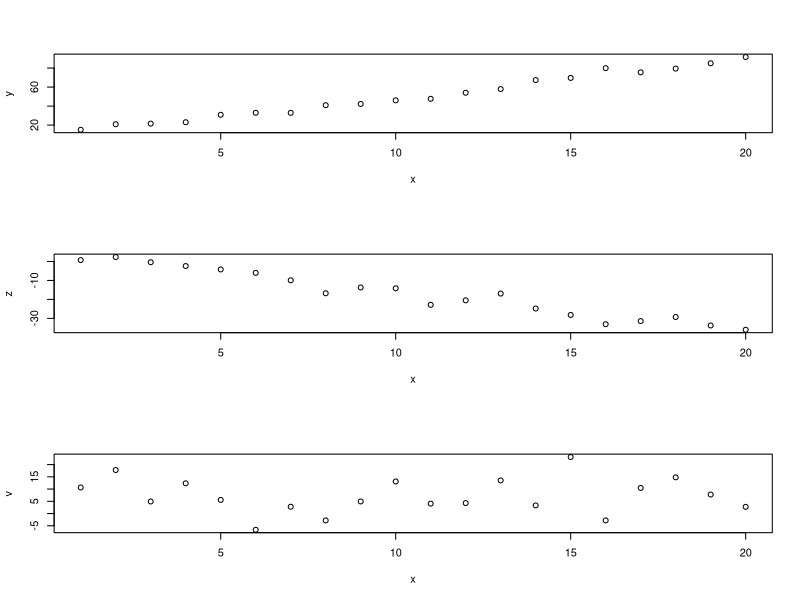

The R script that drew this image:
## ---- chunk 1
knitr::opts_chunk$set(echo = TRUE)
## ---- chunk 2
# generate training data
# create a 5-by-5 matrix (2-dimensional array)
# first argument: elements your matrix consists of, second argument: number of rows, third argument: number fo columns
m <- matrix(1:25, 5, 5)  
# note that matrices are by default (byrow=TRUE/FALSE) filled by columns

# create a data frame containing station name and ID, temperature and precipitation measurements 
# If you work with data frames, all variables must be of the same data type (e.g. numeric, string/ character) otherwise they will be converted which will likely mess up your results.

df <- data.frame(Station = letters[1:20], ID = 1:20, temp_spring = rnorm(20,10,3), temp_summer= rnorm(20,20,3), temp_fall = rnorm(20,13,3), rain = rnorm(20,300, 150))


# create a list containing 3 matrices
A = matrix(c(1:9),3,3)
B = matrix(c(11:19),3,3)
C = matrix(c(4:12),3,3)

mylist <- list(A,B,C)

## ---- chunk 3

for (i in 1:nrow(df)){ # i is the index which will run from 1 to the number of rows in your data frame
  df$temp_mean[i] = mean(df$temp_spring[i], df$temp_summer[i], df$temp_fall[i])
}
# after having executed the opertion on all elements indicated by the index variable 'i' R continues with running the code following the for-loop
# show the df with the newly created variable
head(df)
## ---- chunk 4
# create samples of the two groups A and B
A = rnorm(20,11,4)
B = rnorm(20,15,5)

# ordinary two sample T-test since we know the two variables are normally distributed
t.test(A,B)

# in case they not normally distributed we could perform a permutation test like this
# calculate the mean of A and B
mA <-  mean(A)
mB <- mean(B)

# calculate difference between mena(A) and mean(B)
diffAB <- abs(mA-mB)

# combine A and B
AB <- c(A,B)

# run permutations (note: we're not doing all possible permutations here)
perm_means <- data.frame()
for (i in 1:1000){ 
AB_perm <- sample(AB,length(AB), replace=F)
  
mean1 <- mean(AB_perm[1:20])
mean2 <- mean(AB_perm[21:40])
diff_means <- mean1-mean2

perm_means <- rbind(perm_means, data.frame(mean1, mean2, diff_means))
}

# calculate proportion of mean differences that were greater or equal to the observed mean difference
length(perm_means$diff_means[abs(perm_means$diff_means)>=diffAB])/1000

## ---- chunk 5
# "apply" returns a vector or array or list of values obtained by applying
#   a function to margins of an array or matrix.
apply(m, 1, sum)
apply(m, 2, mean)
apply(m, 1:2, sqrt)

# "sweep" returns an array obtained from an input array by sweeping out
#   a summary statistic.
# note that the default function to be performed is "-", change with e.g. FUN="+"
(X = array(1:24, dim = 4:2))
sweep(X, 1, apply(X, 1, mean))

# "scale" is generic function whose default method centers and/or scales
#   the columns of a numeric matrix.
scale(m)
apply(m, 2, mean)
apply(m, 2, sd)
cov(scale(m))

## ---- chunk 6

# "lapply" returns a list of the same length as X, each element of which is
#   the result of applying FUN to the corresponding element of X.

lapply(mylist, mean)


## ---- chunk 7
# "sapply" is a user-friendly version of lapply by default returning
#   a vector or matrix if appropriate.
sapply(mylist,mean)

# another application example: extract the p-value from a list of linear model outputs
x=c(1:20)
y= 4*x + 3 + rnorm(20,5,3)
z = -2*x + 3 + rnorm(20,1,3)
v = 0.3*x + 2 + rnorm(20,1,6)

data=data.frame(x=x,y=y,z=z,v=v)

par(mfrow=c(3,1))
plot(x,y)
plot(x,z)
plot(x,v)

# create vector for your index variable
response <- c("y","z","v")

#create an empty list
models <- list()
for (i in 1:length(response)){
  models[[i]] <- lm(paste(response[i]," ~ x",sep=""),data=data)
}

summary(models[[3]])
# get the r squared value of the first model (response:y)
round(summary(models[[3]])$r.squared,3)

get.r.squared <- function(x) (round(summary(x)$r.squared,3))
get.p.value <- function(x) (round(summary(x)$coefficients[2,4],3))


sapply(models,function(x) round(summary(x)$r.squared,3))
sapply(models, get.r.squared)
sapply(models, get.p.value)
## ---- chunk 8
# "vapply" is similar to sapply, but has a pre-specified type of return value,
#   so it can be safer (and sometimes faster) to use.
vapply(1:5, sqrt, 1i) # complex number as output
vapply(m, sum, 0L) # integer as output

vapply(mylist, FUN = length, FUN.VALUE = 0L)
## ---- chunk 9
# "mapply" is a multivariate version of sapply. mapply applies FUN to
#   the first elements of each ... argument, the second elements,
#   the third elements, and so on. Arguments are recycled if necessary.
mapply(rep, LETTERS[1:3], 1:3)
#Sums the 1st elements, the 2nd elements, etc. 
mapply(sum, 1:5, 1:5, 1:5)



# "Vectorize" returns a new function that acts as if mapply was called.
vrep = Vectorize(rep)
vrep(LETTERS[1:3], 1:3)
vrep = Vectorize(rep.int)
vrep(LETTERS[1:3], 1:3)

## ---- chunk 10
# "tapply" applies a function to each cell of a ragged array, that is
#   to each (non-empty) group of values given by a unique combination of
#   the levels of certain factors.
(m = matrix(1:6, 2, 3))
(fac = matrix(c(1,3,1,2,2,2), 2, 3))
tapply(m, fac, sum)

# another example
x <- 1:20
y <- factor(rep(letters[1:5], each = 4))
tapply(x, y, sum)

## ---- chunk 11
# "eapply" applies FUN to the named values from an environment and returns
#   the results as a list. The user can request that all named objects
#   are used (normally names that begin with a dot are not). The output
#   is not sorted and no parent environments are searched.
env = new.env()
env$x = 1:3
env$y = 4:6
eapply(env, sum)
